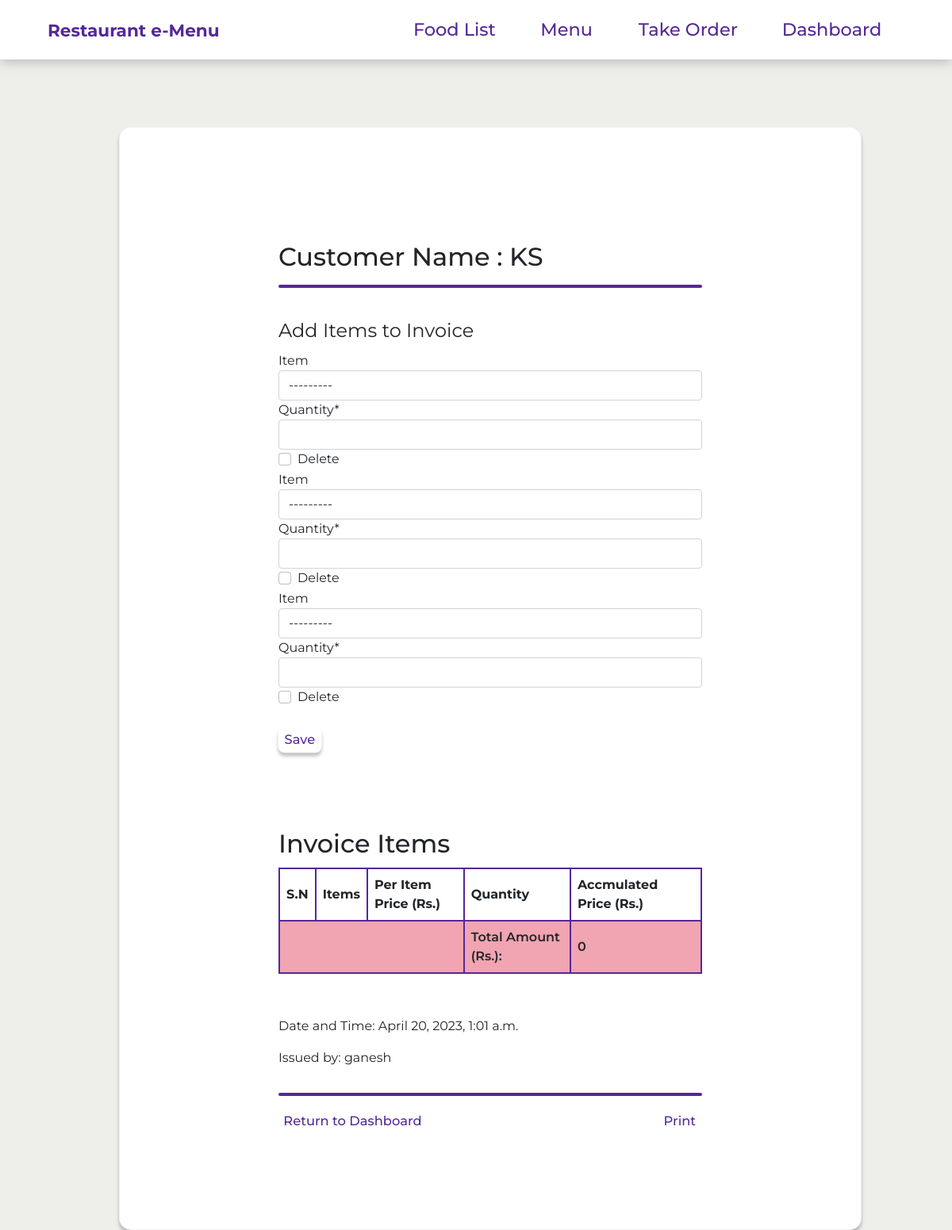
The page /invoices/53 (signed in) on the database its author committed.
### rms_app/models.py (models this page shows, shortened)
class Invoice(models.Model):
    invoice_number = models.BigAutoField(primary_key=True)
    customer_name = models.CharField(max_length=100)
    created_by = models.ForeignKey(User, on_delete=models.PROTECT)
    date_created = models.DateTimeField(auto_now=True)

### rms_app/views.py (the view, shortened to what this page needs)
# urls.py: path("invoices/<int:pk>", AddItemsToInvoiceView.as_view(), name="add_items_on_invoice"),
class AddItemsToInvoiceView(LoginRequiredMixin,SingleObjectMixin,FormView,TemplateView):
    model = Invoice
    context_object_name = 'invoice_obj'
    template_name = 'rms_app/additemsoninvoice.html'
    def get(self, request, *args, **kwargs):
        self.object = self.get_object(queryset=Invoice.objects.all())
        return super().get(request, *args, **kwargs)
    def get_form(self, form_class=None):
        return InvoiceFormSet(**self.get_form_kwargs(), instance=self.object)

### rms_app/models.py (called while the page is built)
    def __str__(self):
        return self.food_item

### rms_app/templates/rms_app/additemsoninvoice.html (shortened to what this page needs)
{% extends "rms_app/base.html" %}
{% block content %}
{% load static %}
{% load crispy_forms_tags %}
<div class="addtoinvoice">
    {% if invoice_obj %}
    <div>
        <h2 >Customer Name : <span style= "color: var(--green-color);" >{{ invoice_obj.customer_name }}</span></h2>
        <hr>
        <form method="POST" enctype="multipart/form-data" style= "font-family: var(--head-font);">
            <fieldset style="padding-top:20px;">
                <legend>Add Items to Invoice</legend>
                {{ form|crispy }}
            </fieldset>
            <br>
            <div >
                <button type="submit">Save</button>
            </div>
            <br>
            <br>
            <br>
            <br>
        </form>
        <div class="table">
            <table class="itemsonly" style="margin-top: 10px;">
                <tr style="font-family: Montserrat">
                <h2>Invoice Items</h2>
                  <th>S.N</th>
                  <th>Items</th>
                  <th>Per Item Price (Rs.)</th>
                  <th>Quantity </th>
                  <th>Accmulated Price (Rs.) </th>
                </tr>
                    <tr style="font-family: var(--head-font); font-weight:600;">
                        <td colspan="3"></td>
                        <td >Total Amount (Rs.):</td>
                        <td id = "total">0</td>
                    </tr>
            </table>
        </div>
    </div>
    <br>
    <p>Date and Time: {{ invoice_obj.date_created }}</p>
    <p>Issued by: {{ invoice_obj.created_by }}</p>
    <hr>
    <div id="horizontalbuttons">
        <div>
            <a href="{% url 'dashboard' %}"> Return to Dashboard</a>
        </div>
        <div>
            <a  href="{% url 'invoice_print' invoice_obj.invoice_number %}"> Print</a>
        </div>
    </div>
    {% else %}
    <h2>Opps! No invoices in Database.😫</h2>
    <hr>
    <div>
    <a  href="{% url 'dashboard' %}"> Return to Dashboard</a>
    </div>
    {% endif %}
</div>
{% endblock content %}

### rms_app/static/rms_app/main.css (style rules this page uses)
html { scroll-behavior: smooth; }
* { border: 0; margin: 0; box-sizing: border-box; font-family: "Montserrat", "Lato" sans-serif; }
body { height:100%; background-color: var(--bg-color); }
:root { --main-color: #552899; --column-color: rgb(241, 164, 177); --bg-color: #eeefeb; --img-color: #616a76; --content-color: #040f0f; --veg-color: rgb(61, 134, 61); --non-veg-color: rgb(180, 66, 64); --price-color: rgb(230, 228, 255); --head-font: "Montserrat", sans-serif; --text-font: "Lato", sans-serif; --shadow: 0px 4px 4px 0px rgba(0, 0, 0, 0.25); }
a { position: relative; font-family: var(--head-font); font-weight: 450; text-decoration:var(--main-color); }
a:not(.navbar-header) { display: inline-block; border-radius: 8px; padding: 4px 8px 4px 8px; color: var(--main-color); background-color: #ffffff; border-color: var(--main-color); transform: scale(1.02); box-shadow: none; transition: all 0.2s ease-in; }
button { border-radius: 8px; padding: 4px 8px 4px 8px; color: var(--main-color); text-decoration:var(--main-color); font-family: var(--head-font); font-weight: 450; background-color: #ffffff; transform: scale(1.02); box-shadow: var(--shadow); transition: all 0.2s ease-in }
table { margin-top: 30px; margin-bottom: 30px; font-family: var(--text-font); border-collapse: collapse; width: 100%; z-index: 50px; }
td, th { border: 2px solid var(--main-color); border-collapse: collapse; text-align: left; padding: 8px; }
tr:nth-child(even) { background-color: var(--column-color); }
.addtoinvoice { background: transparent; background-color: transparent; font-family: var(--head-font); padding: 120px 200px; border: 1px solid #dddddd; position: relative; top: 20vh; left: 12.5%; margin-bottom: 20px; display: flex; flex-shrink: 2; flex-direction: column; width: 78%; height: 100%; border-radius: 15px; background-color: white; border: 1px solid #22222210; box-shadow: var(--shadow); }
#horizontalbuttons { display: flex !important; align-content: space-evenly ; justify-content: space-between ; }
hr { border: 2px solid var(--main-color); border-radius: 2px; opacity: 1; }

### rows shown on the page
Invoice: customer_name "KS", date_created "April 20, 2023, 1:01 a.m.", created_by "ganesh"
